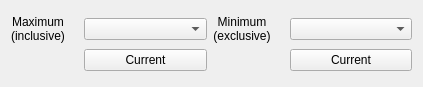
<?xml version="1.0" encoding="UTF-8"?>
<ui version="4.0">
 <class>QgsScaleVisibilityWidget</class>
 <widget class="QWidget" name="QgsScaleVisibilityWidget">
  <property name="geometry">
   <rect>
    <x>0</x>
    <y>0</y>
    <width>423</width>
    <height>87</height>
   </rect>
  </property>
  <property name="sizePolicy">
   <sizepolicy hsizetype="Preferred" vsizetype="Preferred">
    <horstretch>0</horstretch>
    <verstretch>0</verstretch>
   </sizepolicy>
  </property>
  <property name="windowTitle">
   <string>Form</string>
  </property>
  <layout class="QGridLayout" name="gridLayout_2">
   <item row="0" column="0">
    <layout class="QGridLayout" name="gridLayout" columnstretch="0,0,3,0,0,3">
     <item row="0" column="5">
      <widget class="QgsScaleComboBox" name="mMaximumScaleComboBox">
       <property name="sizePolicy">
        <sizepolicy hsizetype="MinimumExpanding" vsizetype="Fixed">
         <horstretch>0</horstretch>
         <verstretch>0</verstretch>
        </sizepolicy>
       </property>
      </widget>
     </item>
     <item row="0" column="3">
      <widget class="QLabel" name="textLabel1_2_2_2">
       <property name="toolTip">
        <string>Minimum scale, i.e. maximum scale denominator. This limit is exclusive, that means the layer will not be displayed on this scale.</string>
       </property>
       <property name="layoutDirection">
        <enum>Qt::LeftToRight</enum>
       </property>
       <property name="text">
        <string>&lt;html&gt;&lt;head/&gt;&lt;body&gt;&lt;p align=&quot;center&quot;&gt;&lt;span style=&quot; font-size:0.75em;&quot;&gt;Minimum&lt;br&gt;(exclusive)&lt;/span&gt;&lt;/p&gt;&lt;/body&gt;&lt;/html&gt;</string>
       </property>
      </widget>
     </item>
     <item row="1" column="5">
      <widget class="QPushButton" name="mMaximumScaleSetCurrentPushButton">
       <property name="sizePolicy">
        <sizepolicy hsizetype="MinimumExpanding" vsizetype="Fixed">
         <horstretch>0</horstretch>
         <verstretch>0</verstretch>
        </sizepolicy>
       </property>
       <property name="text">
        <string>Current</string>
       </property>
      </widget>
     </item>
     <item row="0" column="2">
      <widget class="QgsScaleComboBox" name="mMinimumScaleComboBox">
       <property name="sizePolicy">
        <sizepolicy hsizetype="MinimumExpanding" vsizetype="Fixed">
         <horstretch>0</horstretch>
         <verstretch>0</verstretch>
        </sizepolicy>
       </property>
       <property name="minimumSize">
        <size>
         <width>100</width>
         <height>0</height>
        </size>
       </property>
      </widget>
     </item>
     <item row="0" column="4">
      <widget class="QLabel" name="mMinimumScaleIconLabel">
       <property name="sizePolicy">
        <sizepolicy hsizetype="Fixed" vsizetype="Fixed">
         <horstretch>0</horstretch>
         <verstretch>0</verstretch>
        </sizepolicy>
       </property>
       <property name="minimumSize">
        <size>
         <width>0</width>
         <height>0</height>
        </size>
       </property>
       <property name="maximumSize">
        <size>
         <width>22</width>
         <height>22</height>
        </size>
       </property>
       <property name="text">
        <string/>
       </property>
       <property name="pixmap">
        <pixmap resource="../../images/images.qrc">:/images/themes/default/mActionZoomOut.svg</pixmap>
       </property>
       <property name="scaledContents">
        <bool>true</bool>
       </property>
      </widget>
     </item>
     <item row="0" column="1">
      <widget class="QLabel" name="mMaximumScaleIconLabel">
       <property name="sizePolicy">
        <sizepolicy hsizetype="Fixed" vsizetype="Fixed">
         <horstretch>0</horstretch>
         <verstretch>0</verstretch>
        </sizepolicy>
       </property>
       <property name="minimumSize">
        <size>
         <width>0</width>
         <height>0</height>
        </size>
       </property>
       <property name="maximumSize">
        <size>
         <width>22</width>
         <height>22</height>
        </size>
       </property>
       <property name="text">
        <string/>
       </property>
       <property name="pixmap">
        <pixmap resource="../../images/images.qrc">:/images/themes/default/mActionZoomIn.svg</pixmap>
       </property>
       <property name="scaledContents">
        <bool>true</bool>
       </property>
      </widget>
     </item>
     <item row="1" column="2">
      <widget class="QPushButton" name="mMinimumScaleSetCurrentPushButton">
       <property name="sizePolicy">
        <sizepolicy hsizetype="MinimumExpanding" vsizetype="Fixed">
         <horstretch>0</horstretch>
         <verstretch>0</verstretch>
        </sizepolicy>
       </property>
       <property name="text">
        <string>Current</string>
       </property>
      </widget>
     </item>
     <item row="0" column="0">
      <widget class="QLabel" name="textLabel1_3">
       <property name="toolTip">
        <string>Maximum scale, i.e. minimum scale denominator. This limit is inclusive, that means the layer will be displayed on this scale.</string>
       </property>
       <property name="text">
        <string>&lt;html&gt;&lt;head/&gt;&lt;body&gt;&lt;p align=&quot;center&quot;&gt;&lt;span style=&quot; font-size:0.75em;&quot;&gt;Maximum&lt;br&gt;(inclusive)&lt;/span&gt;&lt;/p&gt;&lt;/body&gt;&lt;/html&gt;</string>
       </property>
      </widget>
     </item>
    </layout>
   </item>
  </layout>
 </widget>
 <customwidgets>
  <customwidget>
   <class>QgsScaleComboBox</class>
   <extends>QComboBox</extends>
   <header>qgsscalecombobox.h</header>
  </customwidget>
 </customwidgets>
 <resources>
  <include location="../../images/images.qrc"/>
 </resources>
 <connections/>
</ui>
